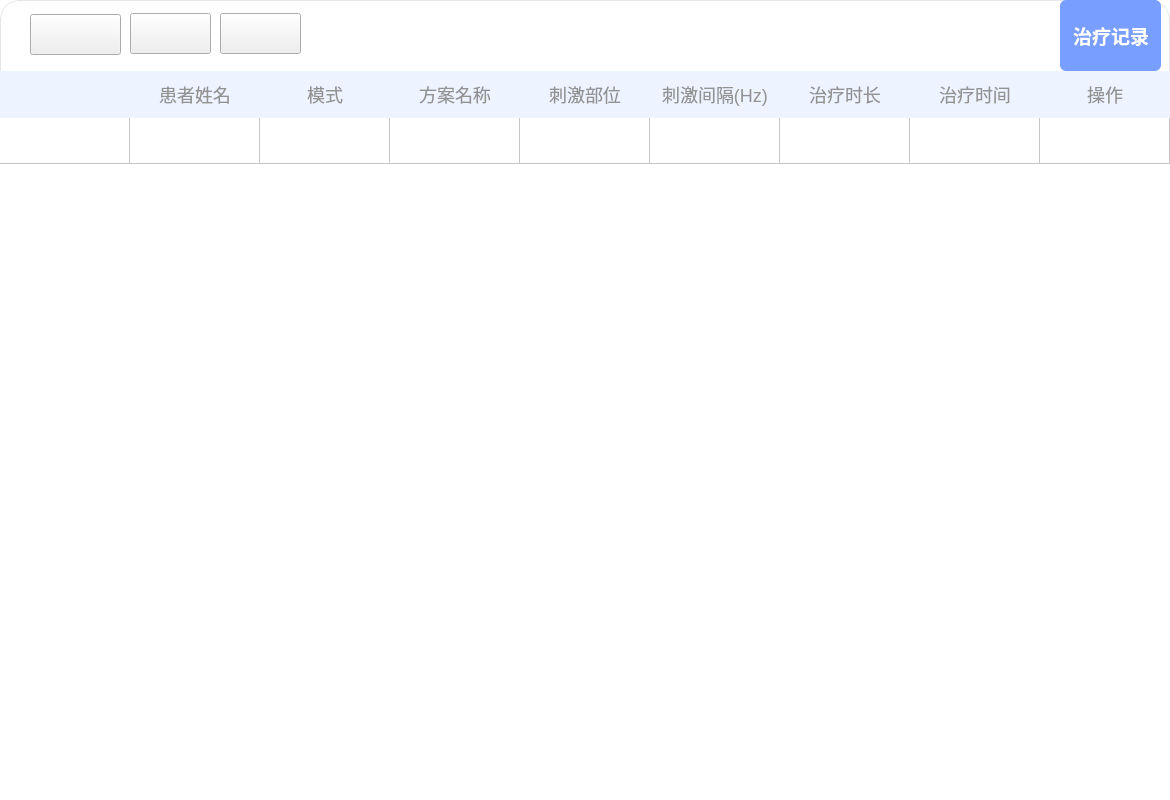
<?xml version="1.0" encoding="UTF-8"?>
<ui version="4.0">
 <class>Form</class>
 <widget class="QWidget" name="Form">
  <property name="geometry">
   <rect>
    <x>0</x>
    <y>0</y>
    <width>1170</width>
    <height>800</height>
   </rect>
  </property>
  <property name="minimumSize">
   <size>
    <width>1170</width>
    <height>800</height>
   </size>
  </property>
  <property name="maximumSize">
   <size>
    <width>1170</width>
    <height>800</height>
   </size>
  </property>
  <property name="windowTitle">
   <string>Form</string>
  </property>
  <property name="styleSheet">
   <string notr="true">QWidget#Form {
	background-color: #FFFFFF;
	border: 1px solid rgba(0, 0, 0, 0.10);
	border-radius: 20px;
}</string>
  </property>
  <widget class="QTableWidget" name="tableWidget_treatrecord">
   <property name="geometry">
    <rect>
     <x>0</x>
     <y>71</y>
     <width>1651</width>
     <height>729</height>
    </rect>
   </property>
   <property name="font">
    <font>
     <pointsize>11</pointsize>
    </font>
   </property>
   <property name="focusPolicy">
    <enum>Qt::NoFocus</enum>
   </property>
   <property name="styleSheet">
    <string notr="true">QTableWidget#tableWidget_treatrecord QHeaderView::section {
	background-color: #EDF3FF;
	color: #929292;
	border: none;
	padding: 8px;
	font-size: 18px;
}
QTableWidget#tableWidget_treatrecord {
    outline: none;
    border: none;
}
QTableWidget#tableWidget_treatrecord::item {
    outline: none;
    border: none;
}
QTableWidget#tableWidget_treatrecord::item:focus {
    outline: none;
    border: none;
    background: transparent;
}
QTableWidget#tableWidget_treatrecord::item:selected {
    outline: none;
    border: none;
    background: transparent;
}</string>
   </property>
   <property name="horizontalScrollBarPolicy">
    <enum>Qt::ScrollBarAlwaysOff</enum>
   </property>
   <property name="editTriggers">
    <set>QAbstractItemView::NoEditTriggers</set>
   </property>
   <property name="selectionMode">
    <enum>QAbstractItemView::NoSelection</enum>
   </property>
   <property name="showGrid">
    <bool>true</bool>
   </property>
   <attribute name="horizontalHeaderDefaultSectionSize">
    <number>130</number>
   </attribute>
   <attribute name="verticalHeaderVisible">
    <bool>false</bool>
   </attribute>
   <attribute name="verticalHeaderDefaultSectionSize">
    <number>46</number>
   </attribute>
   <row>
    <property name="text">
     <string>新建行</string>
    </property>
   </row>
   <column>
    <property name="text">
     <string/>
    </property>
    <property name="font">
     <font>
      <pointsize>12</pointsize>
     </font>
    </property>
   </column>
   <column>
    <property name="text">
     <string>患者姓名</string>
    </property>
   </column>
   <column>
    <property name="text">
     <string>模式</string>
    </property>
   </column>
   <column>
    <property name="text">
     <string>方案名称</string>
    </property>
   </column>
   <column>
    <property name="text">
     <string>刺激部位</string>
    </property>
   </column>
   <column>
    <property name="text">
     <string>刺激间隔(Hz)</string>
    </property>
   </column>
   <column>
    <property name="text">
     <string>治疗时长</string>
    </property>
    <property name="font">
     <font>
      <pointsize>12</pointsize>
     </font>
    </property>
   </column>
   <column>
    <property name="text">
     <string>治疗时间</string>
    </property>
   </column>
   <column>
    <property name="text">
     <string>操作</string>
    </property>
   </column>
  </widget>
  <widget class="QLabel" name="label">
   <property name="geometry">
    <rect>
     <x>0</x>
     <y>0</y>
     <width>1181</width>
     <height>71</height>
    </rect>
   </property>
   <property name="styleSheet">
    <string notr="true">border-image: url(:/main/pic/main_tabtitle.png);</string>
   </property>
   <property name="text">
    <string/>
   </property>
  </widget>
  <widget class="QPushButton" name="pushButton">
   <property name="geometry">
    <rect>
     <x>30</x>
     <y>14</y>
     <width>91</width>
     <height>41</height>
    </rect>
   </property>
   <property name="styleSheet">
    <string notr="true">border-image: url(:/patient/pic/patient_recordreturn.png);</string>
   </property>
   <property name="text">
    <string/>
   </property>
  </widget>
  <widget class="QPushButton" name="pushButton_2">
   <property name="geometry">
    <rect>
     <x>130</x>
     <y>13</y>
     <width>81</width>
     <height>41</height>
    </rect>
   </property>
   <property name="styleSheet">
    <string notr="true">border-image: url(:/patient/pic/patient_out.png);</string>
   </property>
   <property name="text">
    <string/>
   </property>
  </widget>
  <widget class="QPushButton" name="pushButton_3">
   <property name="geometry">
    <rect>
     <x>220</x>
     <y>13</y>
     <width>81</width>
     <height>41</height>
    </rect>
   </property>
   <property name="styleSheet">
    <string notr="true">border-image: url(:/patient/pic/patient_recorddel.png);</string>
   </property>
   <property name="text">
    <string/>
   </property>
  </widget>
  <widget class="QLabel" name="label_treatrecordtip">
   <property name="geometry">
    <rect>
     <x>1060</x>
     <y>0</y>
     <width>101</width>
     <height>71</height>
    </rect>
   </property>
   <property name="font">
    <font>
     <pointsize>14</pointsize>
     <bold>true</bold>
    </font>
   </property>
   <property name="styleSheet">
    <string notr="true">background: rgba(120, 158, 255, 1);
color: #FFFFFF;
border-radius: 6px;
padding-left: 8px;
padding-right: 8px;
padding-top: 4px;
padding-bottom: 4px;</string>
   </property>
   <property name="text">
    <string>治疗记录</string>
   </property>
  </widget>
 </widget>
 <resources>
  <include location="resources.qrc"/>
 </resources>
 <connections/>
</ui>
